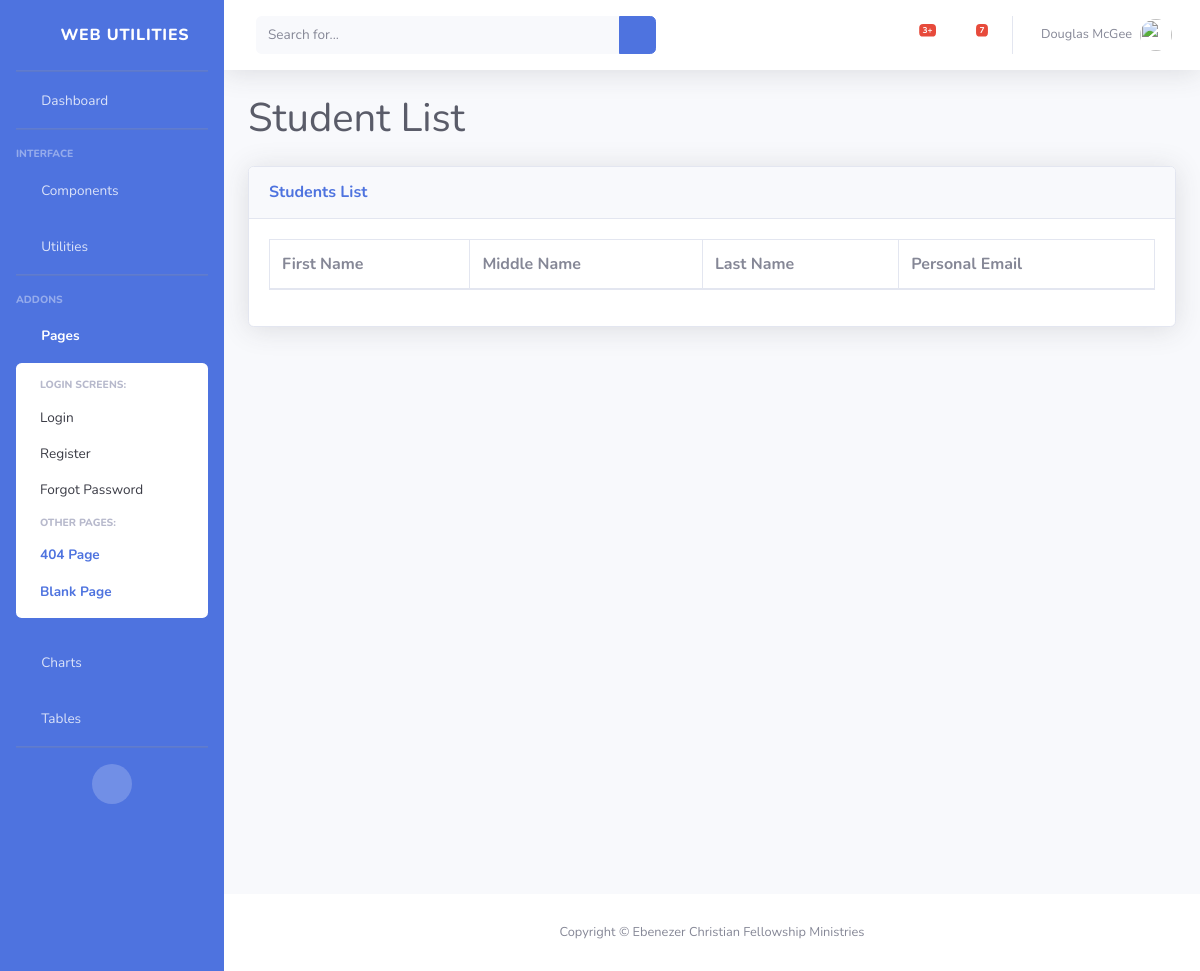
/students/list/, run on an earlier commit of the app's database.
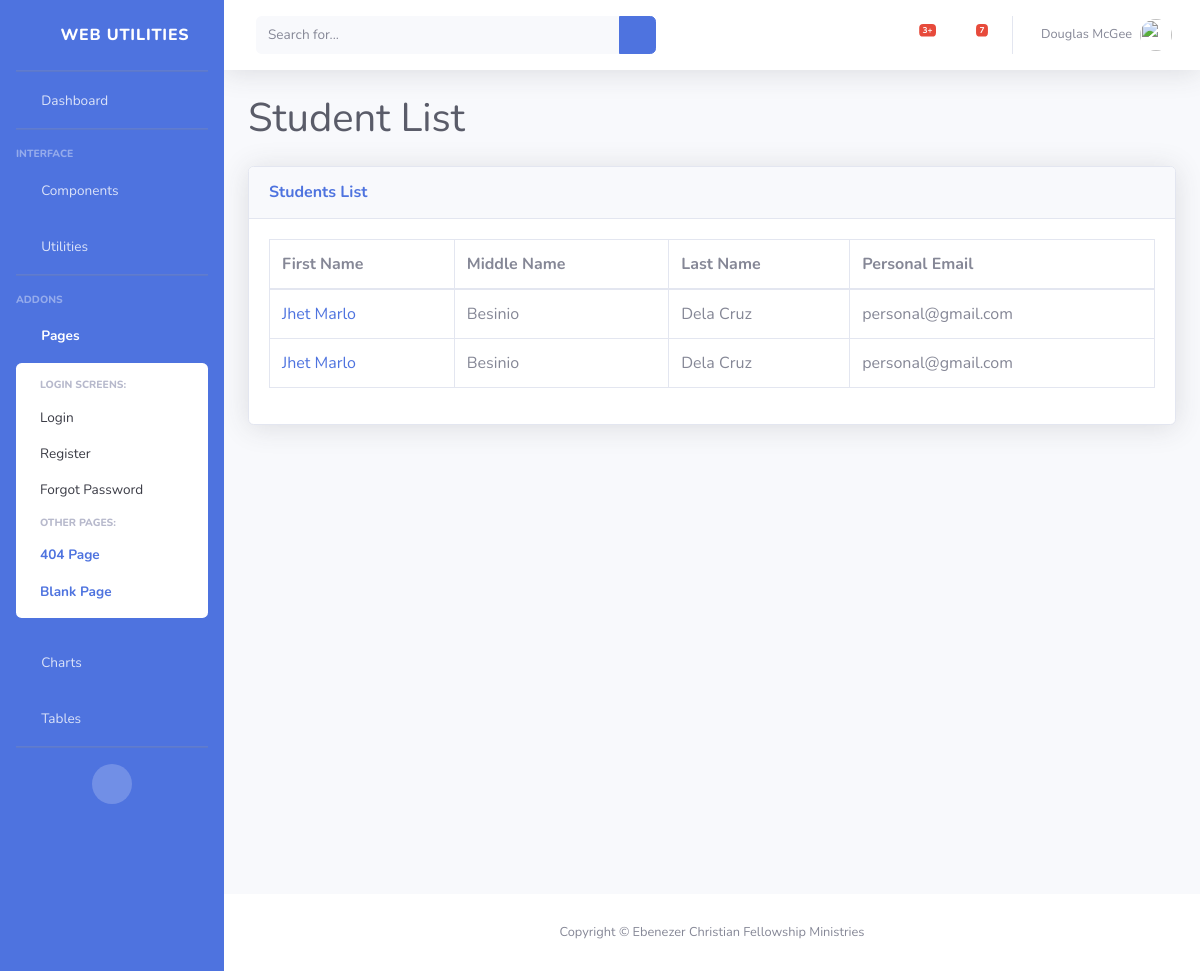
And on a later commit of the database.
### students/models.py (models this page shows, shortened)
class Student(models.Model):
    first_name = models.CharField(max_length=100)
    middle_name = models.CharField(max_length=100)
    last_name = models.CharField(max_length=100)
    suffix = models.CharField(max_length=10, blank=True)
    birth_date = models.DateField()
    country_of_birth = models.CharField(max_length=100)
    birth_place = models.CharField(max_length=100)
    nationality = models.CharField(max_length=100)
    CIVIL_STATUS_CHOICES = [
        ('', '---------'),
        ('single', 'Single'),
        ('married', 'Married'),
        ('widowed', 'Widowed'),
        ('divorced', 'Divorced'),
        ('separated', 'Separated'),
    ]
    civil_status = models.CharField(max_length=20, choices=CIVIL_STATUS_CHOICES, blank=True)
    SEX_CHOICES = [
        ('', '---------'),
        ('male', 'Male'),
        ('female', 'Female'),
    ]
    sex = models.CharField(max_length=10, choices=SEX_CHOICES, blank=True)
    religion = models.CharField(max_length=100)
    mobile_number = models.CharField(max_length=20)
    telephone_number = models.CharField(max_length=20, blank=True)
    personal_email = models.EmailField()

### students/views.py (the view)
# urls.py: path('list/', list_student, name='list_student'),
def list_student(request):
    students = Student.objects.all()
    for student in students:
        print(student.first_name)
    context = {
        'students': students,
        'page_heading': 'Student List',
    }
    return render(request, 'students/list_student.html', context)

### students/templates/students/list_student.html
{% extends 'students/base.html' %}
{% load crispy_forms_tags %}
{% block content %}
          <div class="card shadow mb-4">
            <div class="card-header py-3">
              <h6 class="m-0 font-weight-bold text-primary">Students List</h6>
            </div>
            <div class="card-body">
              <div class="table-responsive">
                <table class="table table-bordered" id="dataTable" width="100%" cellspacing="0">
                  <thead>
                    <tr>
                      <th>First Name</th>
                      <th>Middle Name</th>
                      <th>Last Name</th>
                      <th>Personal Email</th>
                    </tr>
                  </thead>
                  <tbody>
                        {% for student in students %}
                            <tr>
                                <td>
                                    <a href="{% url 'students:view_student' student.id %}" >
                                      {{ student.first_name }} </a>
                                </td>
                                <td>{{ student.middle_name }}</td>
                                <td>{{ student.last_name }}</td>
                                <td>{{ student.personal_email }}</td>
                            </tr>
                        {% endfor %}
                  </tbody>
                </table>
              </div>
            </div>
          </div>
{% endblock %}

What changed in the data, as far as the page shows it:
added Student: first_name "Jhet Marlo", middle_name "Besinio", last_name "Dela Cruz", personal_email "personal@gmail.com"
added Student: first_name "Jhet Marlo", middle_name "Besinio", last_name "Dela Cruz", personal_email "personal@gmail.com"
